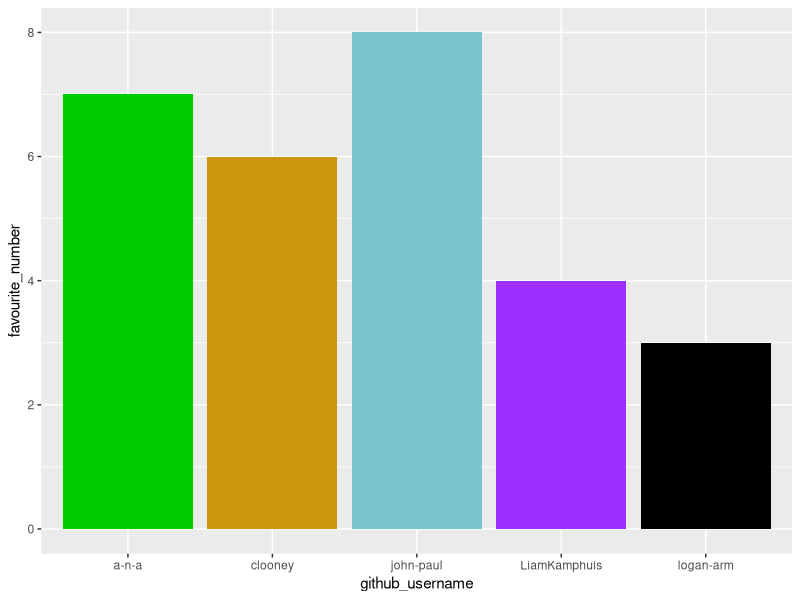
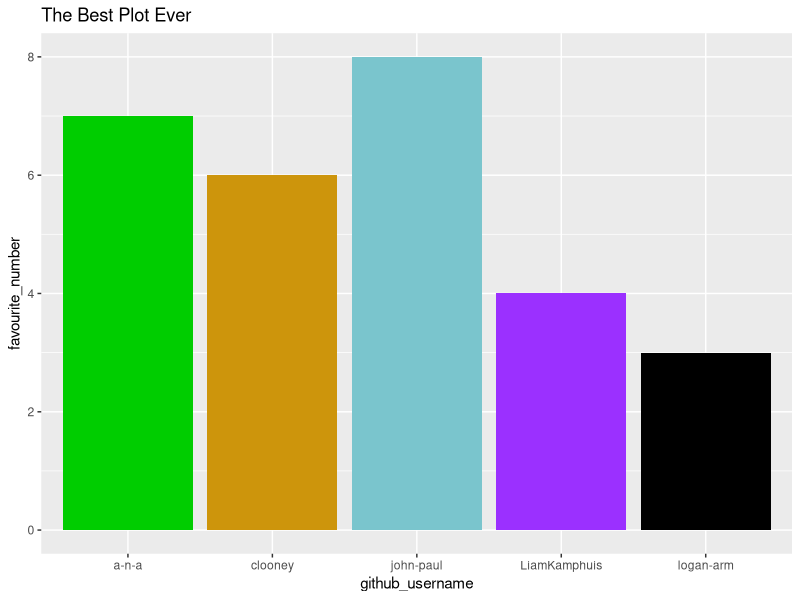
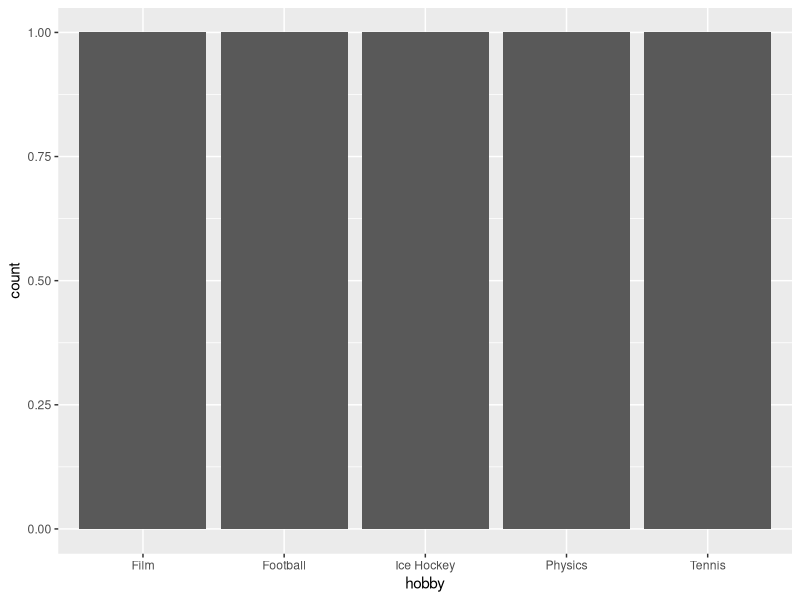

R code for these plots, in order:
## ---- chunk 1
library(tidyverse) 
## ---- chunk 2
team_data <- tibble(
  name = c("Liam", "Cole", "Logan", 
           "JP", "Alec"),
  github_username = c("LiamKamphuis", "clooney", "logan-arm", 
                      "john-paul", "a-n-a"), 
  colour = c("purple1", "darkgoldenrod3", "black", 
             "cadetblue3", "green3"),
  hobby = c("Ice Hockey", "Tennis", "Film", 
            "Physics", "Football"),
  favourite_number = c(4, 6, 3, 8, 7)
  )

team_data
## ---- chunk 3
p1 <- ggplot(data = team_data, 
             mapping = aes(x = github_username, 
                           y = favourite_number,
                           fill = colour), 
             ) +
   geom_col() +
   scale_fill_identity()
p1
## ---- chunk 4
p1 + labs(x = "github_username", 
          y = "favourite_number",
          title = "The Best Plot Ever")
## ---- chunk 5
p2 <- ggplot(team_data, aes(x = hobby)) +
  geom_bar()
p2
